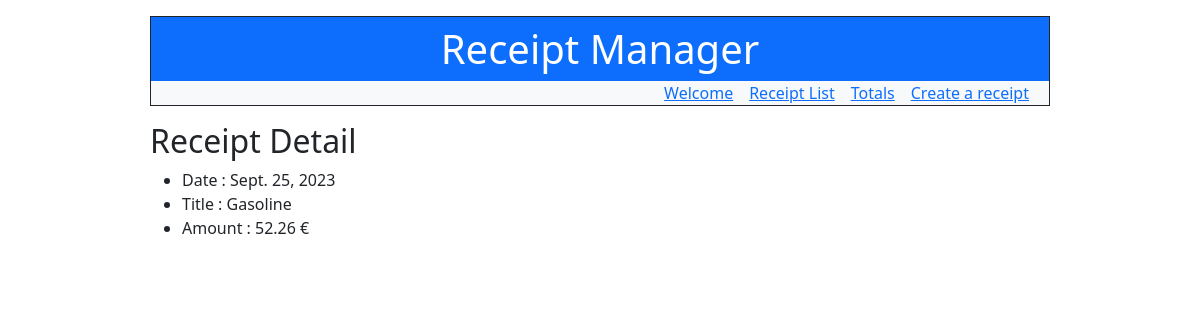
The page /receipt/4/ on the database as committed earlier.
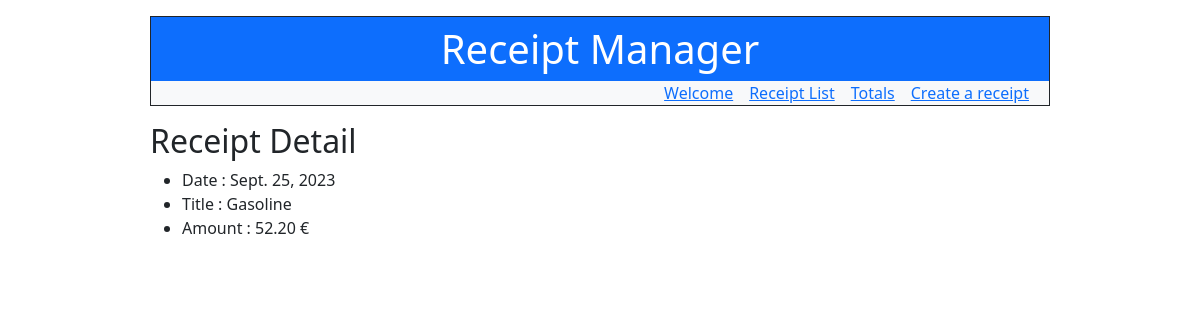
The same page on the database as committed later.
### receiptapp/models.py (models this page shows)
class Receipt(models.Model):
    date = models.DateField(unique=True)
    title = models.fields.CharField(max_length=100)
    amount = models.fields.DecimalField(max_digits=10, decimal_places=2)
    objects = models.Manager()

### receiptapp/views.py (the view)
# urls.py: path('receipt/<int:receipt_id>/', views.receipt_detail, name='receipt-detail'),
def receipt_detail(request, receipt_id):
    receipt = Receipt.objects.get(id=receipt_id)
    return render(
        request,
        'receiptapp/receipt_detail.html',
        {'receipt': receipt}
    )

### receiptapp/templates/receiptapp/receipt_detail.html
{% extends 'receiptapp/base.html' %}
{% block content %}
<h2>Receipt Detail</h2>
<div>
    <ul>
        <li>Date : {{ receipt.date }}</li>
        <li>Title : {{ receipt.title }}</li>
        <li>
            <span>Amount : {{ receipt.amount }}</span>
            <span>&#8364;</span>
        </li>
    </ul>
</div>
{% endblock %}

Rows that differ between the two databases and show on the page:
changed Receipt "Gasoline": amount "52.26" → "52.20"
